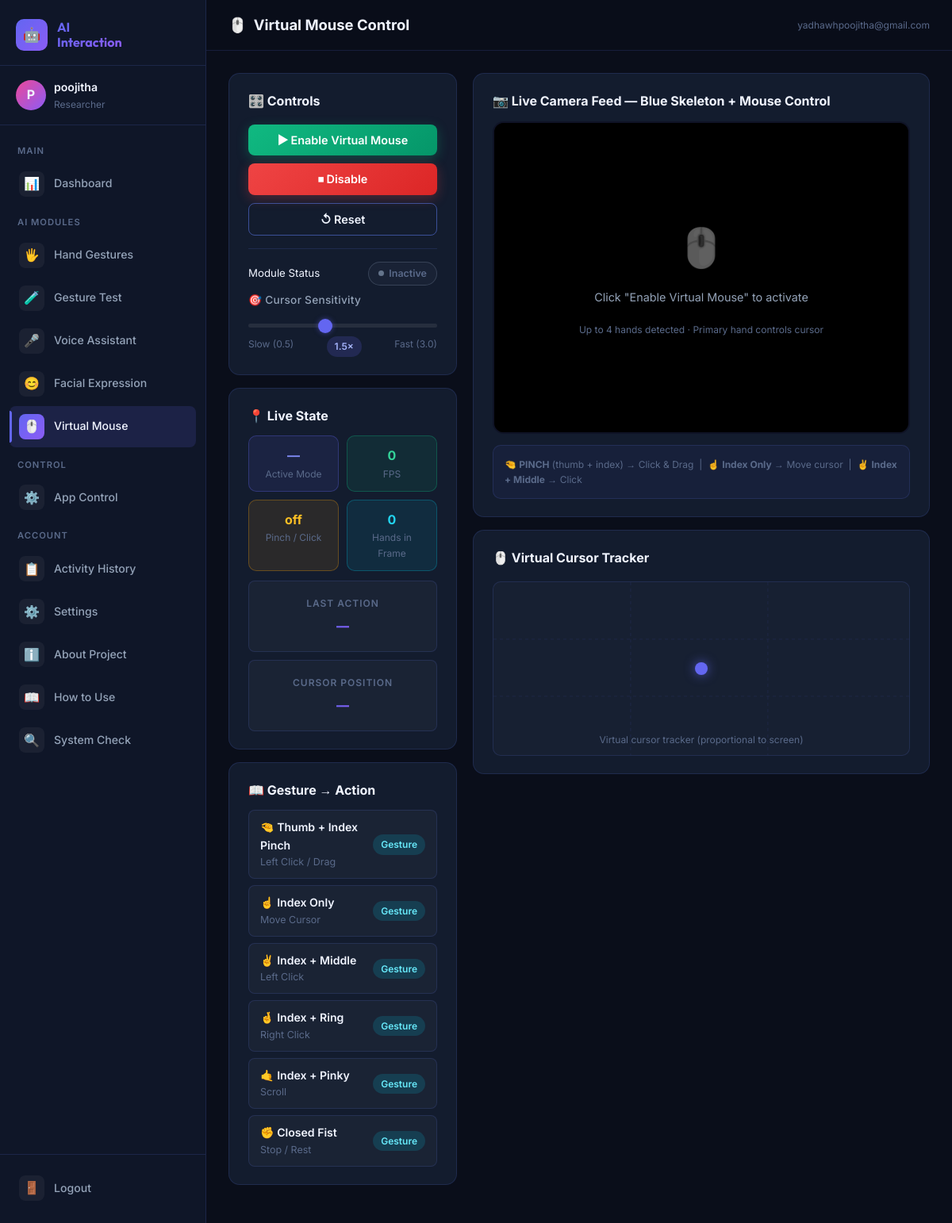
The app's page /virtual-mouse (signed in) with its own data.
### database/database.py (models this page shows, shortened)
class User(UserMixin, db.Model):
    __tablename__ = 'users'
    id = db.Column(db.Integer, primary_key=True)
    username = db.Column(db.String(80), unique=True, nullable=False)
    email = db.Column(db.String(120), unique=True, nullable=False)
    password_hash = db.Column(db.String(256), nullable=False)
    full_name = db.Column(db.String(120))
    avatar = db.Column(db.String(256), default='default.png')
    created_at = db.Column(db.DateTime, default=datetime.utcnow)
    last_login = db.Column(db.DateTime)
    is_active = db.Column(db.Boolean, default=True)
    settings = db.relationship('UserSettings', backref='user', uselist=False, cascade='all, delete-orphan')
    activities = db.relationship('ActivityLog', backref='user', lazy='dynamic', cascade='all, delete-orphan')

### app.py (the view)
@app.route('/virtual-mouse')
@login_required
def virtual_mouse_page():
    settings = _get_or_create_settings()
    return render_template('virtual_mouse.html', user=current_user, settings=settings)

### app.py (called while the page is built)
@login_manager.user_loader
def load_user(user_id):
    return User.query.get(int(user_id))

def _get_or_create_settings():
    settings = UserSettings.query.filter_by(user_id=current_user.id).first()
    if not settings:
        settings = UserSettings(user_id=current_user.id)
        db.session.add(settings)
        db.session.commit()
    return settings

### templates/virtual_mouse.html (shortened to what this page needs)
{% extends "base.html" %}
{% block page_icon %}🖱️{% endblock %}
{% block page_title %}Virtual Mouse Control{% endblock %}
{% block content %}
<div class="grid grid-1-2 mb-20">
    <div style="display:flex;flex-direction:column;gap:16px;">
        <div class="card fade-in">
            <div class="card-title mb-16">🎛️ Controls</div>
            <div style="display:flex;flex-direction:column;gap:10px;">
                <button class="btn btn-success" id="start-btn" onclick="startMouse()">▶ Enable Virtual Mouse</button>
                <button class="btn btn-danger"  id="stop-btn"  onclick="stopMouse()" disabled>⏹ Disable</button>
                <button class="btn btn-outline"                onclick="resetMouse()">↺ Reset</button>
            </div>
            <div class="separator"></div>
            <div style="display:flex;align-items:center;justify-content:space-between;margin-bottom:8px;">
                <span class="text-sm">Module Status</span>
                <div class="status-pill status-inactive" id="mouse-status-pill">
                    <span class="dot"></span> Inactive
                </div>
            </div>
            <label class="form-label">🎯 Cursor Sensitivity</label>
            <input type="range" min="0.5" max="3.0" step="0.1" value="1.5" id="sensitivity-slider"
                   oninput="updateSens(this.value)" style="margin-top:6px;" />
            <div style="display:flex;justify-content:space-between;margin-top:4px;">
                <span class="text-xs text-muted">Slow (0.5)</span>
                <span class="badge badge-primary" id="sens-val">1.5×</span>
                <span class="text-xs text-muted">Fast (3.0)</span>
            </div>
        </div>
        <div class="card fade-in">
            <div class="card-title mb-12">📍 Live State</div>
            <div style="display:grid;grid-template-columns:1fr 1fr;gap:10px;margin-bottom:12px;">
                <div style="background:rgba(99,102,241,0.1);border:1px solid rgba(99,102,241,0.3);
                            border-radius:10px;padding:12px;text-align:center;">
                    <div style="font-size:1rem;font-weight:700;color:#818cf8;" id="mouse-mode">—</div>
                    <div class="text-xs text-muted">Active Mode</div>
                </div>
                <div style="background:rgba(16,185,129,0.1);border:1px solid rgba(16,185,129,0.3);
                            border-radius:10px;padding:12px;text-align:center;">
                    <div style="font-size:1rem;font-weight:700;color:#34d399;" id="mouse-fps">0</div>
                    <div class="text-xs text-muted">FPS</div>
                </div>
                <div style="background:rgba(245,158,11,0.1);border:1px solid rgba(245,158,11,0.3);
                            border-radius:10px;padding:12px;text-align:center;" id="mouse-pinch-box">
                    <div style="font-size:1rem;font-weight:700;color:#fbbf24;" id="mouse-pinch">off</div>
                    <div class="text-xs text-muted">Pinch / Click</div>
                </div>
                <div style="background:rgba(6,182,212,0.1);border:1px solid rgba(6,182,212,0.3);
                            border-radius:10px;padding:12px;text-align:center;">
                    <div style="font-size:1rem;font-weight:700;color:#22d3ee;" id="mouse-hands">0</div>
                    <div class="text-xs text-muted">Hands in Frame</div>
                </div>
            </div>
            <div class="detection-box" style="margin-bottom:10px;">
                <div class="detection-label">Last Action</div>
                <div class="detection-value" id="mouse-action" style="font-size:1rem;">—</div>
            </div>
            <div class="detection-box">
                <div class="detection-label">Cursor Position</div>
                <div class="detection-value" id="mouse-pos" style="font-size:1rem;">—</div>
            </div>
        </div>
        <div class="card fade-in">
            <div class="card-title mb-12">📖 Gesture → Action</div>
            <div style="display:flex;flex-direction:column;gap:8px;">
                {% for gesture, action, emoji in [
                ('Thumb + Index Pinch', 'Left Click / Drag', '🤏'),
                ('Index Only',          'Move Cursor',       '☝️'),
                ('Index + Middle',      'Left Click',        '✌️'),
                ('Index + Ring',        'Right Click',       '🤞'),
                ('Index + Pinky',       'Scroll',            '🤙'),
                ('Closed Fist',         'Stop / Rest',       '✊'),
                ] %}
                <div class="command-item">
                    <div>
                        <div class="command-phrase">{{ emoji }} {{ gesture }}</div>
                        <div class="command-action">{{ action }}</div>
                    </div>
                    <span class="badge badge-info">Gesture</span>
                </div>
                {% endfor %}
            </div>
        </div>
    </div>
    <div style="display:flex;flex-direction:column;gap:16px;">
        <div class="card fade-in">
            <div class="card-title mb-12">📷 Live Camera Feed — Blue Skeleton + Mouse Control</div>
            <div class="camera-container">
                <div class="camera-overlay" id="cam-overlay">
                    <div class="cam-icon">🖱️</div>
                    <p>Click "Enable Virtual Mouse" to activate</p>
                    <p class="text-xs text-muted" style="margin-top:8px;">
                        Up to 4 hands detected · Primary hand controls cursor
                    </p>
                </div>
            </div>
            <div style="margin-top:14px;padding:14px;background:rgba(99,102,241,0.06);
                    border:1px solid var(--border);border-radius:10px;">
                <p class="text-xs text-muted">
                    🤏 <strong>PINCH</strong> (thumb + index) → Click &amp; Drag &nbsp;|&nbsp;
                    ☝️ <strong>Index Only</strong> → Move cursor &nbsp;|&nbsp;
                    ✌️ <strong>Index + Middle</strong> → Click
                </p>
            </div>
        </div>
        <div class="card fade-in">
            <div class="card-title mb-16">🖱️ Virtual Cursor Tracker</div>
            <div id="cursor-canvas-wrap" style="position:relative;height:220px;
               background:rgba(255,255,255,0.02);border:1px solid var(--border);
               border-radius:10px;overflow:hidden;">
                <div id="virtual-cursor"
                     style="position:absolute;width:16px;height:16px;
                            background:var(--accent);border-radius:50%;
                            transform:translate(-50%,-50%);
                            transition:left 0.08s linear,top 0.08s linear;
                            left:50%;top:50%;
                            box-shadow:0 0 14px rgba(99,102,241,0.7);">
                </div>
                <p style="position:absolute;bottom:10px;width:100%;text-align:center;"
                   class="text-xs text-muted">Virtual cursor tracker (proportional to screen)</p>
            </div>
        </div>
    </div>
</div>
{% endblock %}

### templates/base.html (shortened to what this page needs)
<!DOCTYPE html>
<html lang="en">
<head>
  <link rel="stylesheet" href="{{ url_for('static', filename='css/style.css') }}" />
</head>
<body class="fade-in">
  <div class="app-layout">
    <aside class="sidebar" id="sidebar">
      <div class="sidebar-brand">
        <div class="brand-icon">🤖</div>
        <div class="brand-text">AI<br />Interaction</div>
      </div>
      <div class="sidebar-user">
        <div class="user-avatar">{{ current_user.username[0]|upper }}</div>
        <div class="user-info">
          <div class="user-name">{{ current_user.full_name or current_user.username }}</div>
          <div class="user-role">Researcher</div>
        </div>
      </div>
      <nav class="sidebar-nav">
        <div class="nav-section-label">Main</div>
        <a href="{{ url_for('dashboard') }}" class="nav-link {% if request.endpoint=='dashboard' %}active{% endif %}">
          <span class="nav-icon">📊</span> Dashboard
        </a>
        <div class="nav-section-label">AI Modules</div>
        <a href="{{ url_for('gestures') }}" class="nav-link {% if request.endpoint=='gestures' %}active{% endif %}">
          <span class="nav-icon">🖐️</span> Hand Gestures
        </a>
        <a href="{{ url_for('gesture_test') }}"
          class="nav-link {% if request.endpoint=='gesture_test' %}active{% endif %}">
          <span class="nav-icon">🧪</span> Gesture Test
        </a>
        <a href="{{ url_for('voice') }}" class="nav-link {% if request.endpoint=='voice' %}active{% endif %}">
          <span class="nav-icon">🎤</span> Voice Assistant
        </a>
        <a href="{{ url_for('facial') }}" class="nav-link {% if request.endpoint=='facial' %}active{% endif %}">
          <span class="nav-icon">😊</span> Facial Expression
        </a>
        <a href="{{ url_for('virtual_mouse_page') }}"
          class="nav-link {% if request.endpoint=='virtual_mouse_page' %}active{% endif %}">
          <span class="nav-icon">🖱️</span> Virtual Mouse
        </a>
        <div class="nav-section-label">Control</div>
        <a href="{{ url_for('applications') }}"
          class="nav-link {% if request.endpoint=='applications' %}active{% endif %}">
          <span class="nav-icon">⚙️</span> App Control
        </a>
        <div class="nav-section-label">Account</div>
        <a href="{{ url_for('history') }}" class="nav-link {% if request.endpoint=='history' %}active{% endif %}">
          <span class="nav-icon">📋</span> Activity History
        </a>
        <a href="{{ url_for('settings_page') }}"
          class="nav-link {% if request.endpoint=='settings_page' %}active{% endif %}">
          <span class="nav-icon">⚙️</span> Settings
        </a>
        <a href="{{ url_for('about') }}" class="nav-link {% if request.endpoint=='about' %}active{% endif %}">
          <span class="nav-icon">ℹ️</span> About Project
        </a>
        <a href="{{ url_for('how_to_use') }}" class="nav-link {% if request.endpoint=='how_to_use' %}active{% endif %}">
          <span class="nav-icon">📖</span> How to Use
        </a>
        <a href="{{ url_for('system_check') }}"
          class="nav-link {% if request.endpoint=='system_check' %}active{% endif %}">
          <span class="nav-icon">🔍</span> System Check
        </a>
      </nav>
      <div class="sidebar-footer">
        <a href="{{ url_for('logout') }}" class="nav-link">
          <span class="nav-icon">🚪</span> Logout
        </a>
      </div>
    </aside>
    <div class="main-content">
      <header class="topbar">
        <div class="topbar-title">
          {% block page_icon %}📊{% endblock %}
          &nbsp;{% block page_title %}Dashboard{% endblock %}
        </div>
        <div class="topbar-right">
          <span class="text-xs text-muted">{{ current_user.email }}</span>
        </div>
      </header>
      <main class="page-content">
        {% block content %}{% endblock %}
      </main>
    </div>
  </div>
</body>
</html>

### records on screen
User: username "P", full_name "poojitha", email "yadhawhpoojitha@gmail.com"

### other values on screen
{{ emoji }} "🤏" "☝️" "✌️" "🤞" "🤙" "✊"
{{ gesture }} "Thumb + Index Pinch" "Index Only" "Index + Middle" "Index + Ring" "Index + Pinky" "Closed Fist"
{{ action }} "Left Click / Drag" "Move Cursor" "Left Click" "Right Click" "Scroll" "Stop / Rest"
